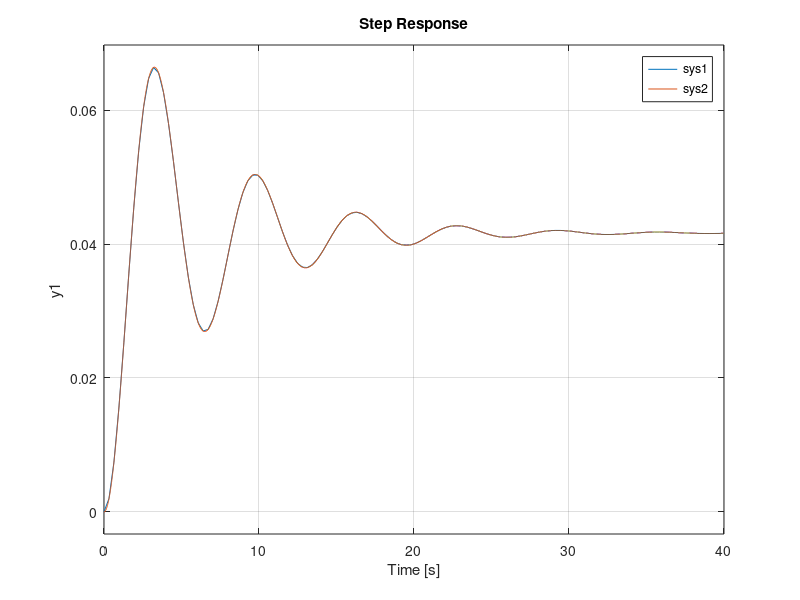

MATLAB code for this plot:
clc
clear all

M = 25;
k = 24;
B = 8;


A = [0 1; -k/M -B/M];
B = [0;1/M];
C = [1 0];
D = 0;
Ts = 1e-3;

sys1 = ss(A,B,C,D);
sys2 = c2d(sys1, Ts);

figure
step(sys1,sys2);
% step(sys2);